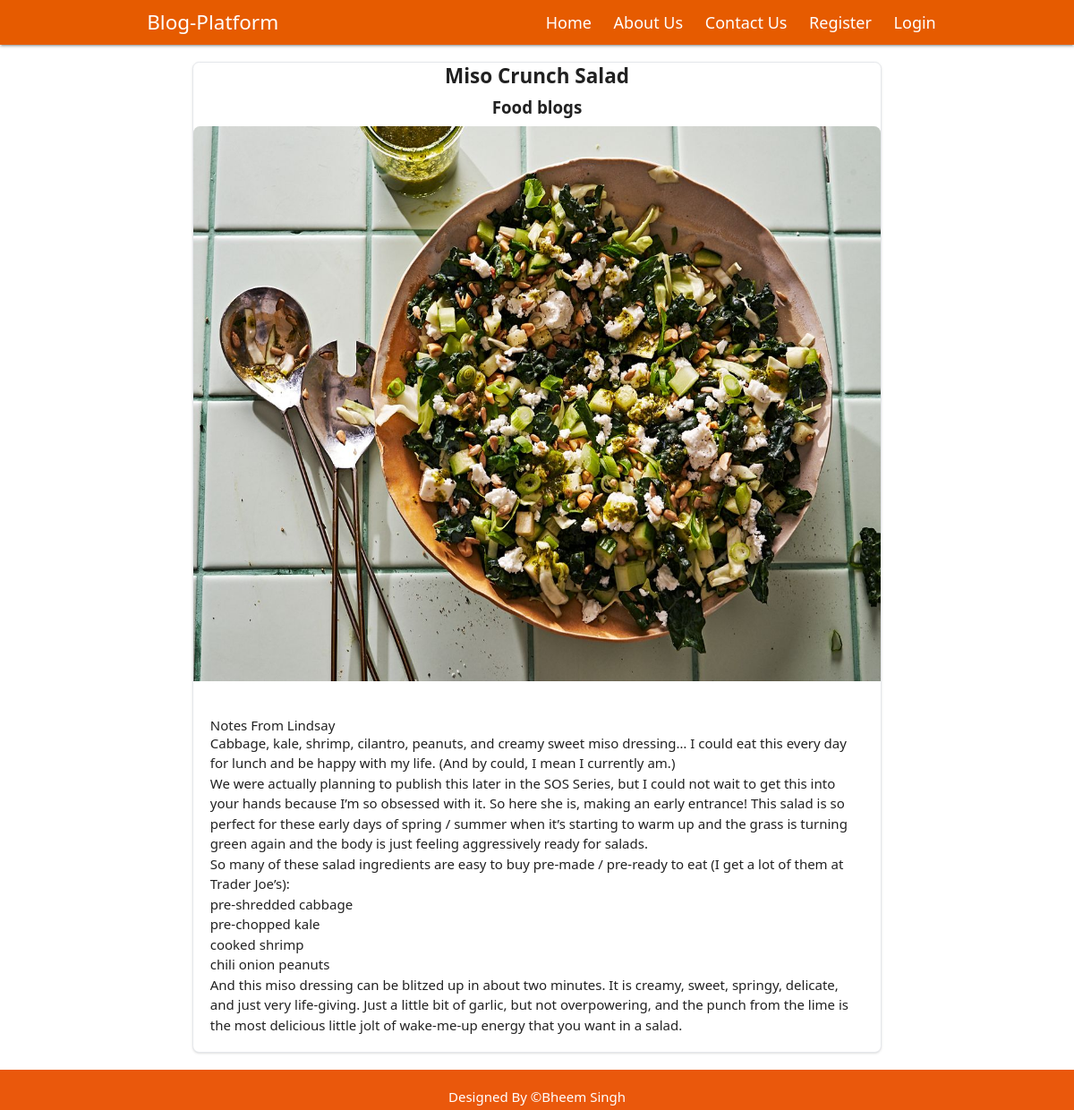
Screenshot of /post/salad with the database file from the repository.
### blogapp/models.py (models this page shows, shortened)
class Post(models.Model):
    post_id = models.AutoField(primary_key=True)
    title = models.CharField(max_length=200)
    content = models.TextField()
    url = models.CharField(max_length=100)
    cat = models.ForeignKey(Category,on_delete=models.CASCADE)
    image = models.ImageField(upload_to='post/')
    add_date = models.DateTimeField(auto_now_add=True,null=True)
    def __str__(self):
        return self.title

class Category(models.Model):
    cat_id = models.AutoField(primary_key=True)
    title  = models.CharField(max_length=100)
    description = models.TextField()
    url = models.CharField(max_length=100)
    image = models.ImageField(upload_to="category/")
    add_date = models.DateTimeField(auto_now_add=True,null=True)

### blogapp/views.py (the view)
# urls.py: path('post/<slug:url>',views.post),
def post(request,url):
    post = Post.objects.get(url=url)
    print(post)
    cats = Category.objects.all()
    data = {
        'posts':post,
        'cats':cats
    }
    return render(request,'post.html',data)

### templates/post.html (shortened to what this page needs)
{% extends 'base.html' %}
{% block content %}
  <div class="grid grid-cols-6 gap-4 p-5">
    <div class="col-span-1">
    </div>
    <div class="col-span-4">
<div class=" bg-white border  rounded-lg shadow ">
    <h5 class="mb-2 text-2xl font-bold text-center">{{ posts.title }}</h5>
    <h5 class="mb-2 text-xl font-bold text-center">{{ posts.cat.title }}</h5>
        <img class="rounded-t-lg h-[50vh] w-full" src="/media/{{ posts.image }}" alt="" />
    <div class="p-5">
        <p class="py-3  text-white ">{{ posts.content|safe }}</p>
    </div>
</div>
    </div>
    <div class="col-span-1">
    </div>
  </div>
{% endblock %}

### blogapp/static/css/style.css (style rules this page uses)
* { margin: 0px; box-sizing: border-box; font-family: 'segoe ui'; }

### rows the page displays
Post: title "Miso Crunch Salad", cat "Food blogs", image (picture), content "Notes From Lindsay Cabbage, kale, shrimp, cilantro, peanuts, and creamy sweet miso dressing… I could eat this every day for lunch and be happy with my life. (And by could, I mean I currently am.) We were actually planning to publish this later in the SOS Series, but I could not wait to get this into your hands because I’m so obsessed with it. So here she is, making an early entrance! This salad is so perfect for these early days of spring / summer when it’s starting to warm up and the grass is turning green again and the body is just feeling aggressively ready for salads. So many of these salad ingredients are easy to buy pre-made / pre-ready to eat (I get a lot of them at Trader Joe’s):…"
